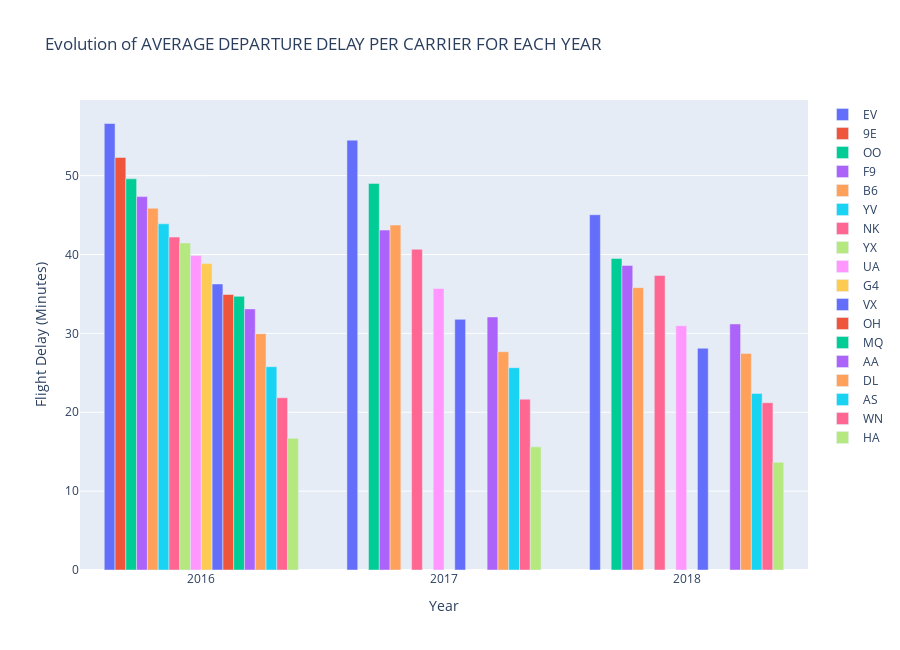

Write notebook code for a chart like this one.
### Code cell
traces = []
changePerCarrierMap = dict()
years = []

for i in range(len(averageDelayPerCarrier.toPandas()['Year'])):
    if not averageDelayPerCarrier.toPandas()['Year'][i] in years:
        years.append(averageDelayPerCarrier.toPandas()['Year'][i])

years.sort()
        
for i in range(len(averageDelayPerCarrier.toPandas()['OP_CARRIER'])):
    if not averageDelayPerCarrier.toPandas()['OP_CARRIER'][i] in changePerCarrierMap:
        changePerCarrierMap[averageDelayPerCarrier.toPandas()['OP_CARRIER'][i]] = []
        
    changePerCarrierMap[averageDelayPerCarrier.toPandas()['OP_CARRIER'][i]].append(averageDelayPerCarrier.toPandas()['AverageDelayPerCarrier'][i])
    
for key in changePerCarrierMap:
    traces.append(go.Bar(
        y = changePerCarrierMap[key],
        x = years,
        name = key))
                  
layout = dict(title = 'AVERAGE DEPARTURE DELAY PER CARRIER FOR EACH YEAR',
              xaxis= dict(title= 'Year',zeroline= False,tickformat='d'),
              yaxis= dict(title= 'Flight Delay (Minutes)',tickformat='d'),
              height= 650,
              width= 900
             )

fig = dict(data = traces, layout = layout)

pyo.iplot(fig)

### Figure 1 — Plotly figure (JSON) as saved in the notebook; plotly's stock layout.template omitted (floating-point values rounded to 4 significant figures)
{"data": [{"name": "EV", "type": "bar", "x": [2016, 2017, 2018], "y": [56.61, 54.5, 45.04]}, {"name": "9E", "type": "bar", "x": [2016, 2017, 2018], "y": [52.3]}, {"name": "OO", "type": "bar", "x": [2016, 2017, 2018], "y": [49.6, 49.01, 39.5]}, {"name": "F9", "type": "bar", "x": [2016, 2017, 2018], "y": [47.34, 43.09, 38.61]}, {"name": "B6", "type": "bar", "x": [2016, 2017, 2018], "y": [45.86, 43.73, 35.79]}, {"name": "YV", "type": "bar", "x": [2016, 2017, 2018], "y": [43.89]}, {"name": "NK", "type": "bar", "x": [2016, 2017, 2018], "y": [42.21, 40.67, 37.34]}, {"name": "YX", "type": "bar", "x": [2016, 2017, 2018], "y": [41.46]}, {"name": "UA", "type": "bar", "x": [2016, 2017, 2018], "y": [39.86, 35.7, 30.97]}, {"name": "G4", "type": "bar", "x": [2016, 2017, 2018], "y": [38.85]}, {"name": "VX", "type": "bar", "x": [2016, 2017, 2018], "y": [36.27, 31.78, 28.12]}, {"name": "OH", "type": "bar", "x": [2016, 2017, 2018], "y": [34.93]}, {"name": "MQ", "type": "bar", "x": [2016, 2017, 2018], "y": [34.7]}, {"name": "AA", "type": "bar", "x": [2016, 2017, 2018], "y": [33.1, 32.08, 31.19]}, {"name": "DL", "type": "bar", "x": [2016, 2017, 2018], "y": [29.96, 27.67, 27.46]}, {"name": "AS", "type": "bar", "x": [2016, 2017, 2018], "y": [25.78, 25.65, 22.39]}, {"name": "WN", "type": "bar", "x": [2016, 2017, 2018], "y": [21.83, 21.66, 21.2]}, {"name": "HA", "type": "bar", "x": [2016, 2017, 2018], "y": [16.69, 15.61, 13.66]}], "layout": {"height": 650, "title": {"text": "Evolution of AVERAGE DEPARTURE DELAY PER CARRIER FOR EACH YEAR"}, "width": 900, "xaxis": {"tickformat": "d", "title": {"text": "Year"}, "zeroline": false}, "yaxis": {"tickformat": "d", "title": {"text": "Flight Delay (Minutes)"}}}}
